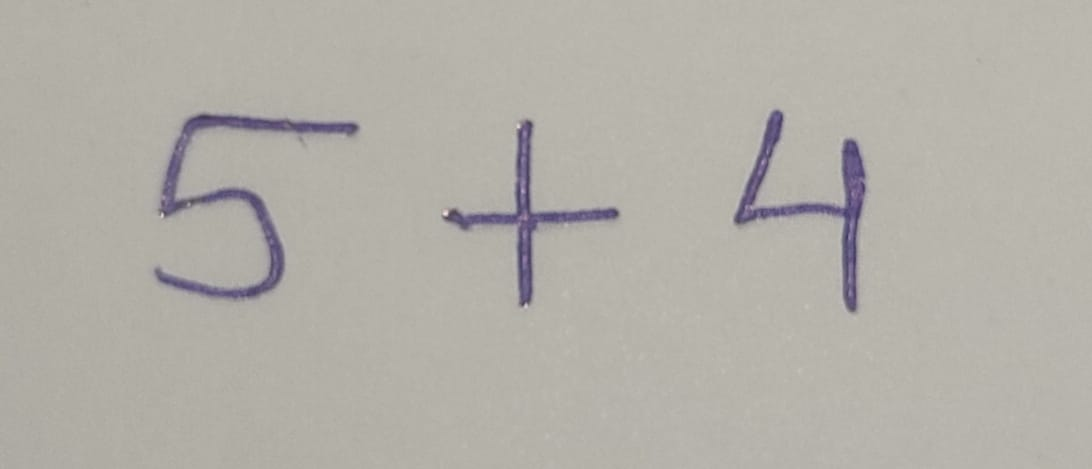
#> input picture Datascience_With_Python/Deep Learning/Tutorials/Handwritten Equation Solver CNN/test_image.jpeg, 1092 x 469 px, found by its file name
$ jupyter execute --allow-errors CNN_model_test.ipynb
#> lines starting #> are read from the running program, lines starting #| are printed output that depends on the picture; after the words box and inside, x2 and y2 are one past the last pixel; in counts of white or black regions, pixels touching at a corner belong together
# Testing the trained model on an image with equation

### ***Purpose : Provided an image with equation to bringout the answer***

[cell 1]
import cv2
from keras.datasets import mnist
from keras.models import Sequential
from keras.layers import Dense
from keras.layers import Dropout
from keras.layers import Flatten
from keras.layers.convolutional import Conv2D
from keras.layers.convolutional import MaxPooling2D
from keras.utils import np_utils
from keras import backend as K
from keras.models import model_from_json

#> (a cell that did not finish here is left out)

[cell 3]
import numpy as np

[cell 4]
#reading the image
img = cv2.imread('C:/Users/Yuvraj/Desktop/Vishva/test_image.jpeg',cv2.IMREAD_GRAYSCALE)
#> img: shape (469, 1092); min 62, max 233, mean 175.6

[cell 5]
cv2.imshow("wo",img)
cv2.waitKey(0)
cv2.destroyAllWindows()

[cell 6]
#figuring out the numbers and operators using threshing, finding contours, drawing bounds and recognition using labels
if img is not None:
    img=~img
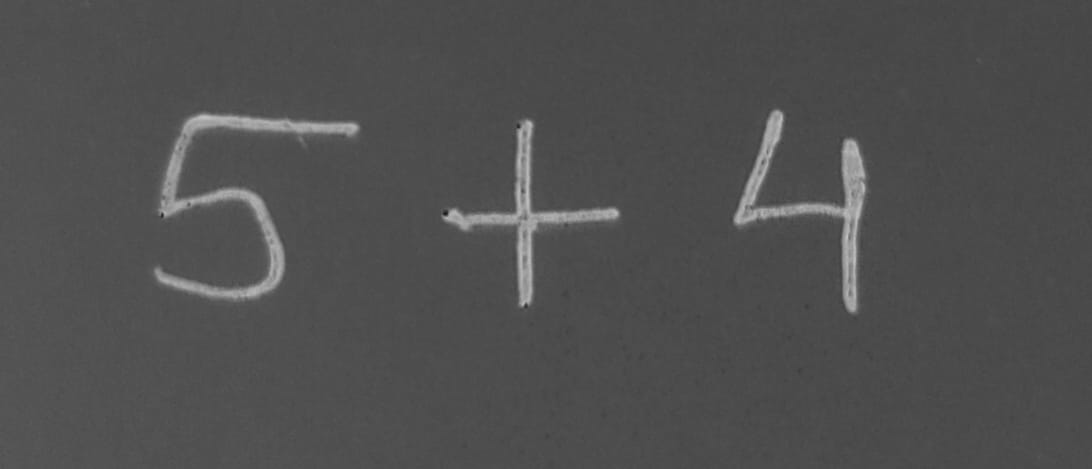
#> img: shape (469, 1092); min 22, max 193, mean 79.4
    ret,thresh=cv2.threshold(img,127,255,cv2.THRESH_BINARY)
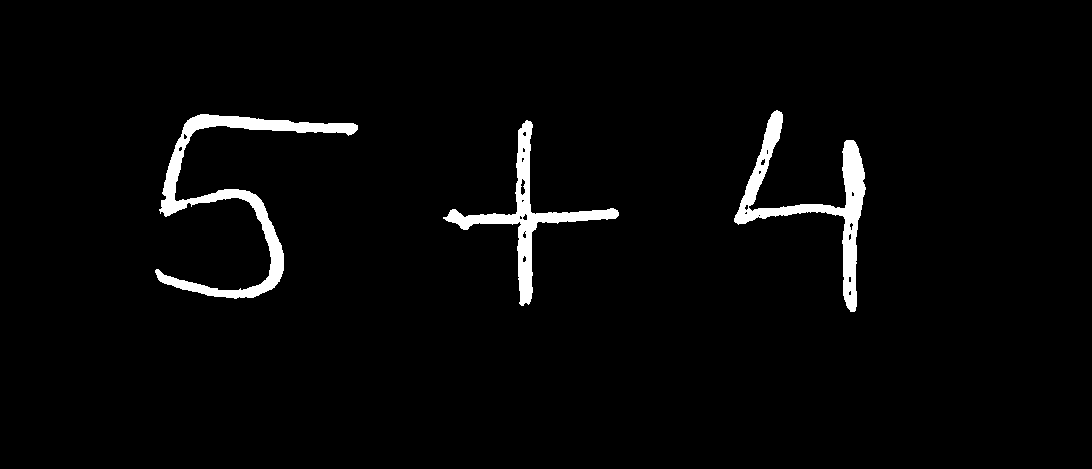
#> thresh: shape (469, 1092); 2.9% white; 3 white regions
    cnts=cv2.findContours(thresh,cv2.RETR_TREE,cv2.CHAIN_APPROX_SIMPLE)
#> cnts = 26 contours, 19 with area under 20; largest, box (x1, y1, x2, y2) and area: (155, 114, 358, 299) 5229, (734, 110, 866, 312) 4592, (443, 120, 619, 306) 3759, (520, 178, 526, 196) 61, (760, 158, 766, 166) 24, (522, 213, 528, 221) 24, (522, 255, 527, 263) 20
    cnts = cnts[0] if len(cnts) == 2 else cnts[1]
    cnt=sorted(cnts, key=lambda ctr: cv2.boundingRect(ctr)[0])
#> cnt has the same summary as cnts
    w=int(28)
    h=int(28)
    train_data=[]
    rects=[]
    for c in cnt :
        x,y,w,h= cv2.boundingRect(c)
        rect=[x,y,w,h]
        rects.append(rect)
#> this loop made 26 passes
#> (x, y, w, h) on passes 1 to 12: (155, 114, 203, 185), (178, 146, 5, 6), (183, 133, 5, 7), (443, 120, 176, 186), (519, 215, 4, 5), (520, 178, 6, 18), (521, 199, 4, 4), (521, 157, 4, 6), (522, 255, 5, 8), (522, 231, 5, 8), (522, 213, 6, 8), (522, 147, 4, 6)
#> (c, x, y, w, h) on passes 14, 18: ([[524, 231], [525, 230], [526, 231], [525, 232]], 524, 230, 3, 3), ([[758, 215], [759, 214], [760, 215], [759, 216]], 758, 214, 3, 3)
#> after the loop, rects = 26 items, first 6: [155, 114, 203, 185], [178, 146, 5, 6], [183, 133, 5, 7], [443, 120, 176, 186], [519, 215, 4, 5], [520, 178, 6, 18]
    bool_rect=[]
    for r in rects:
        l=[]
        for rec in rects:
            flag=0
            if rec!=r:
                if r[0]<(rec[0]+rec[2]+10) and rec[0]<(r[0]+r[2]+10) and r[1]<(rec[1]+rec[3]+10) and rec[1]<(r[1]+r[3]+10):
                    flag=1
                l.append(flag)
            if rec==r:
                l.append(0)
        bool_rect.append(l)
#> this loop made 26 passes
#> after the loop, bool_rect = 26 items
    dump_rect=[]
    for i in range(0,len(cnt)):
        for j in range(0,len(cnt)):
            if bool_rect[i][j]==1:
                area1=rects[i][2]*rects[i][3]
                area2=rects[j][2]*rects[j][3]
                if(area1==min(area1,area2)):
                    dump_rect.append(rects[i])
#> this loop made 26 passes
#> after the loop, dump_rect = 36 items, first 6: [178, 146, 5, 6], [178, 146, 5, 6], [183, 133, 5, 7], [519, 215, 4, 5], [519, 215, 4, 5], [520, 178, 6, 18]
    final_rect=[i for i in rects if i not in dump_rect]
#> final_rect = [[155, 114, 203, 185], [443, 120, 176, 186], [734, 110, 132, 202]]
    for r in final_rect:
        x=r[0]
        y=r[1]
        w=r[2]
        h=r[3]
        im_crop =thresh[y:y+h+10,x:x+w+10]
        im_resize = cv2.resize(im_crop,(28,28))
        #resizing the image to a single number or opr
        cv2.imshow("work",im_resize)
        cv2.waitKey(0)
        cv2.destroyAllWindows()

        im_resize=np.reshape(im_resize,(-1,28,28,1))
        train_data.append(im_resize)
#> this loop made 3 passes
#> pass 1, `im_crop =thresh[y:y+h+10,x:x+w+10]`:
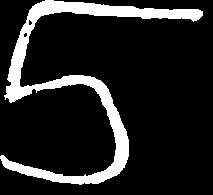
#> im_crop: shape (195, 213); 13.9% white; 1 white region, box (x1, y1, x2, y2) and area: (0, 0, 203, 185) 5755
#> pass 1, `im_resize = cv2.resize(im_crop,(28,28))`:
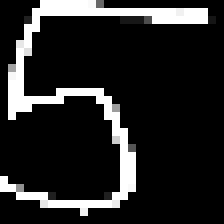
#> im_resize: shape (28, 28) (shown 8 times larger); min 0, max 255, mean 36.7
#> pass 2, `im_crop =thresh[y:y+h+10,x:x+w+10]`:
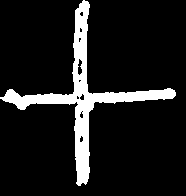
#> im_crop: shape (196, 186); 10.9% white; 1 white region, box (x1, y1, x2, y2) and area: (0, 0, 176, 186) 3985
#> pass 2, `im_resize = cv2.resize(im_crop,(28,28))`:
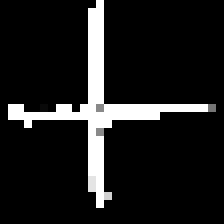
#> im_resize: shape (28, 28) (shown 8 times larger); min 0, max 255, mean 28
#> after the loop:
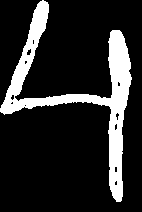
#> im_crop: shape (212, 142); 16.2% white; 1 white region, box (x1, y1, x2, y2) and area: (0, 0, 132, 202) 4888
#> after the loop, train_data = 3 items
        #appending to training data
